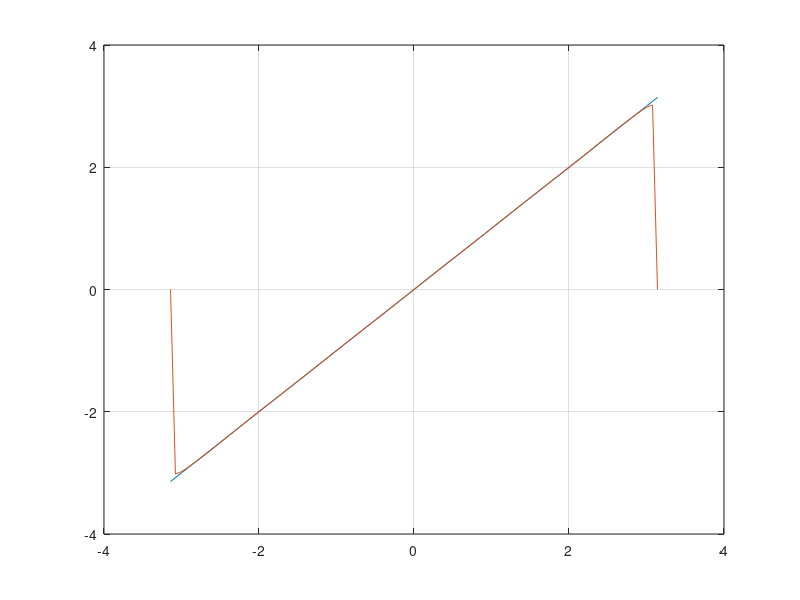

Reproduce this figure in MATLAB.
clear all;
close all;
X=linspace(-pi,pi);
m=-1;
Y=zeros(size(X));
kX=Y;
for k=1:500
  m=-m;
  kX+=X;
  Y+=(2*m/k)*sin(kX);
  plot(X,X,X,Y)
  grid on;
  pause(0.0002)
endfor
